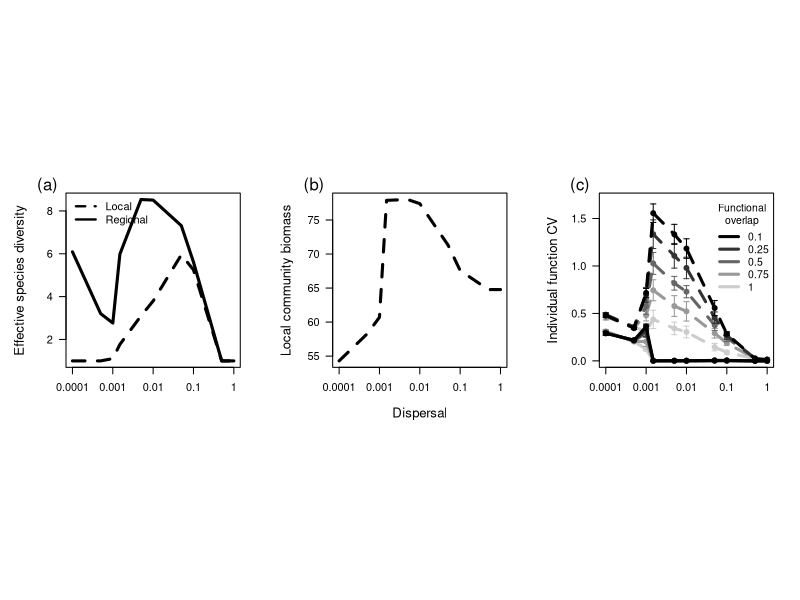
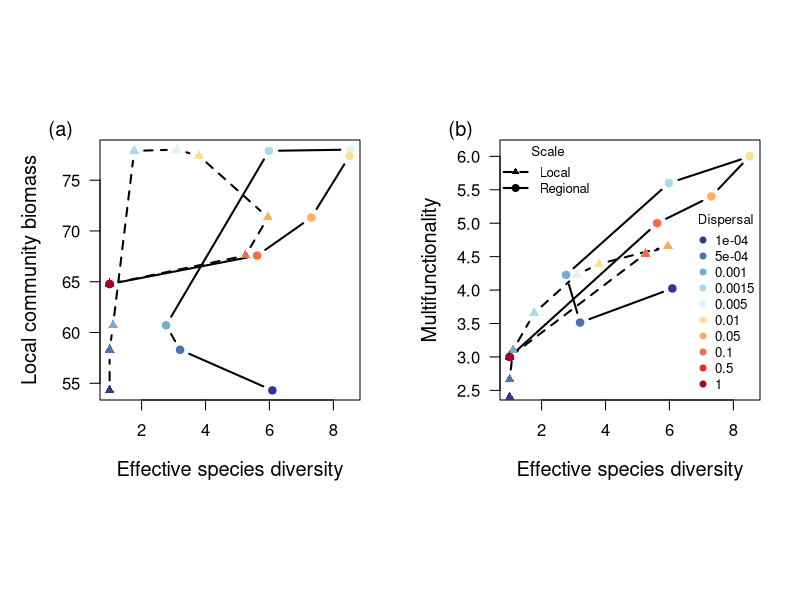
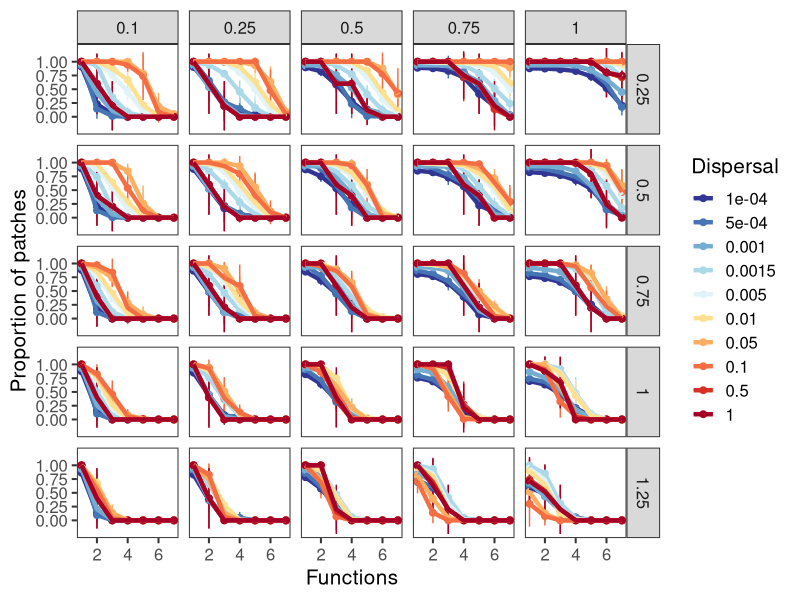
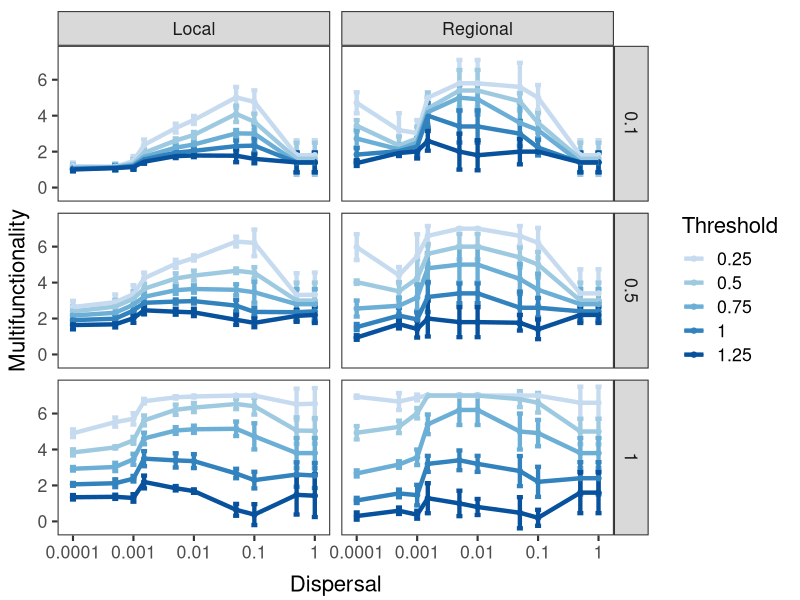
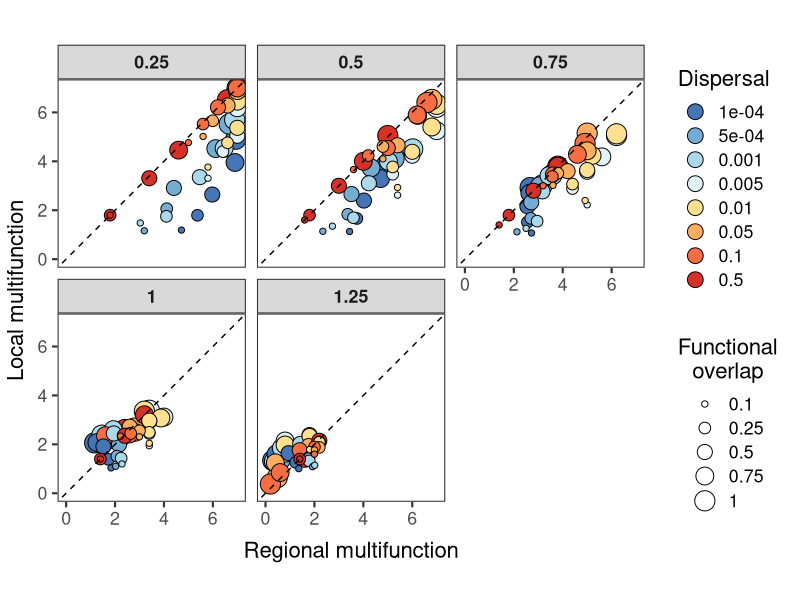
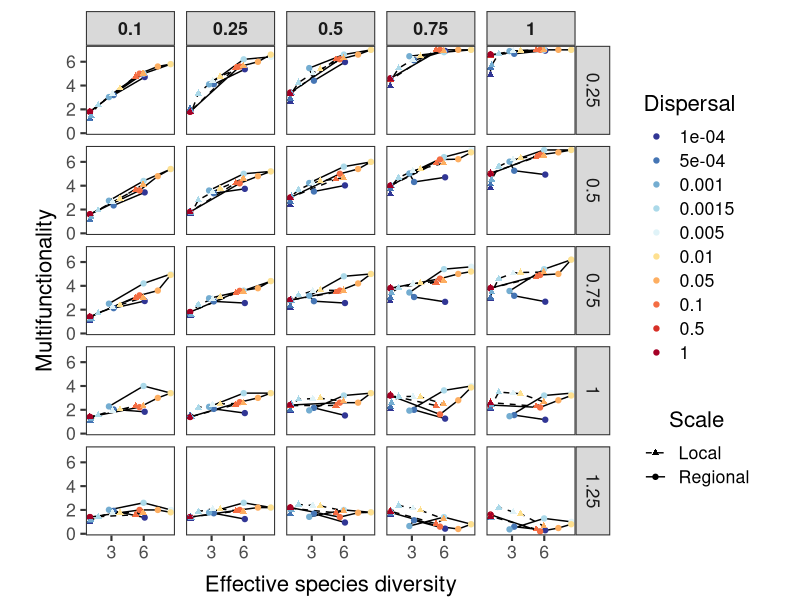

Source code (R) for these figures, in order:
#required packages####
require(ggplot2)
require(RColorBrewer)
require(plotrix)
require(plyr)
require(dplyr)
require(vegan)

#function for calculating abundance of species in the model#####
SIH<-function(species=9,dispersal=0.01, patches=30){
  N<- matrix(10,ncol=species,nrow=patches) # Community x Species abundance matrix
  R<-rep(10*(species/10),patches) #Initial resources in each community
  
  rInput<-150 #resource input
  rLoss<-10 #resource loss 
  eff<-0.2 #conversion efficiency
  mort<-0.2 #mortality
  Ext<- 0.1 #extinction Threshold
  
  ePeriod<-40000 #period of env sinusoidal fluctuations
  eAMP<-1 #amplitude of envrionment sinusoidal fluctuations
  
  Tmax<-140000 #number of time steps in Sim
  DT<- 0.08 # % size of discrete "time steps"

  eOptimum<-1-seq(0,eAMP, by=eAMP/(species-1)) #species environmental optima
  
  #dispersal conditions#
  dispersal_matrix<-matrix(1/(patches-1),patches,patches)
  diag(dispersal_matrix)<-0
  
  calc.immigration <- function(N,a,dispersal_matrix) dispersal_matrix%*%N*rep(a,each=patches)
  
  disp<-rep(dispersal,species)
  dispM<-matrix(rep(disp,each=patches),patches,species)
  
  Prod<-matrix(NA,species*patches,40000)
  Abund<-Prod
  
  for(TS in 1:Tmax){
    Immigrants<-calc.immigration(N,disp,dispersal_matrix) # calculates inmmigration
    envt.v<-0.5*eAMP*(sin((2*pi/ePeriod)*TS+1+(1:patches)*2*pi/patches)+1) #calculates current environment
    consume <- 0.1*(1.5-abs(sapply(eOptimum,'-',envt.v))) #calculates current comsumption
    Nt <- N*(1+DT*(eff*R*consume - dispM - mort)) + DT*Immigrants #abundance step
    Rt <- DT*rInput+R*(1-DT*(rLoss + rowSums(consume*N))) #resource step    
    N <- Nt * (Nt>Ext) # set to 0 if below extinction threshold
    R <- Rt
    
    if(TS>=100000){ #samples data after time step 100 000
      Prod[,(TS-100000)] <- c(t(eff*consume*R*N)) #Productivity
      Abund[,(TS-100000)] <- c(t(N)) #Abundance
    }
  } 
  
  Prod<-array(t(Prod),dim=c(40000,species,patches))
  Prod<-Prod[seq(1,40000,100),,]
  Abund<-array(t(Abund),dim=c(40000,species,patches))
  Abund<-Abund[seq(1,40000,100),,]
  return(list(Prod=Prod, Abund=Abund))
}

#function for generating functional traits####
trait_distribute<-function(species,functions, Prop.Cont){
  repeat{
    MTraits<-t(matrix(runif(species*functions),species,functions))
    MTraits[rbinom(species*functions, 1, Prop.Cont)==0]<-0 
    MTraits<-decostand(MTraits,"total",2)
    if(sum(colSums(MTraits))==species){break}
  }
  return(MTraits)
}

#functions for calculating multifunctionality at various thresholds####
FuncMaxfun<-function(adf,thresh=0.7,Local.max=NA,Reg.max=NA){
  l.max<-Local.max*thresh
  r.max<-Reg.max*thresh
  LfuncMaxed<-mean(rowMeans(apply(adf>=l.max,3,rowSums)))
  RfuncMaxed<-mean(rowSums(apply(adf,2,rowSums)>=r.max))
  ret <- data.frame(LfuncMaxed,RfuncMaxed)
  names(ret) <- c("LfuncMaxed","RfuncMaxed")
  ret$nFunc <- dim(adf)[2]
  ret
}

FuncMaxfuns<-function(adf,Local.max=NA,Reg.max=NA, threshmin=0.1,threshmax=2,threshstep=0.1){
  ret <- ddply(data.frame(thresholds = seq(threshmin, threshmax, threshstep)), .variables = .(thresholds), function(x) {
    FuncMaxfun(adf, thresh = x[1, 1],Local.max=Local.max,Reg.max=Reg.max)
  })
  ret
}

FuncMaxSDfun<-function(adf,thresh=0.7,Local.max=NA,Reg.max=NA){
  l.max<-Local.max*thresh
  r.max<-Reg.max*thresh
  LfuncMaxedCV<-mean(apply(apply(adf>=l.max,3,rowSums),2,sd))#/mean(rowMeans(apply(adf>=l.max,3,rowSums)))
  RfuncMaxedCV<-sd(rowSums(apply(adf,2,rowSums)>=r.max))#/mean(rowSums(apply(adf,2,rowSums)>=r.max))
  ret <- data.frame(LfuncMaxedCV,RfuncMaxedCV)
  names(ret) <- c("LfuncMaxedCV","RfuncMaxedCV")
  ret$nFunc <- dim(adf)[2]
  ret
}

FuncMaxSDfuns<-function(adf,Local.max=NA,Reg.max=NA, threshmin=0.1,threshmax=2,threshstep=0.1){
  ret <- ddply(data.frame(thresholds = seq(threshmin, threshmax, threshstep)), .variables = .(thresholds), function(x) {
    FuncMaxSDfun(adf, thresh = x[1, 1],Local.max=Local.max,Reg.max=Reg.max)
  })
  ret
}

####

#Metacommunity multifunctionality simulation####
runs<-5 #number of replicates
species<-9 #number of species
patches<-30 #number of patches
functions<-7 #number of functions
Prop.Cont<-c(0.1,0.25,0.5,0.75,1) #proportion of species that contribute to each species on average
DispV<-c(0.0001,0.0005,0.001,0.0015,0.005,0.01,0.05,0.1,0.5,1) #dispersal rates

#calculate abundances
SIH_data<-sapply(DispV,SIH,species=species,patches=patches)

#calculate maximum level of function that can be simultaneously produced for all species
Equal_Traits<-matrix(1/functions,functions,species)
Equal.max<-matrix(NA,length(DispV),functions)
Reg.max<-NA
for(i in 1:length(DispV)){
  LFunc_rate1<-apply(SIH_data[["Abund",i]],1,function(M){Equal_Traits%*%M})
  LFunc_rate<-array(t(LFunc_rate1),dim=c(nrow(SIH_data[["Abund",1]]),functions,patches))
  Equal.max[i,]<-apply(LFunc_rate,2,mean)
  Reg.max[i]<-mean(apply(LFunc_rate,2,rowSums))
}
Local.max<-max(Equal.max)
Reg.max<-max(Reg.max)

#generate thresholds for production
threshmin<-0.25
threshmax<-1.25
threshstep<-0.25
threshseq<-seq(threshmin,threshmax,by=threshstep)


#data storage
FuncMaxed.DF<-data.frame(run=rep(1:runs,each=(length(Prop.Cont)*length(DispV)*length(threshseq))),prop.cont=rep(Prop.Cont,each=(length(DispV)*length(threshseq))),dispersal=rep(DispV,each=length(threshseq)),thresholds=threshseq,LfuncMaxed=NA,RfuncMaxed=NA,nFunc=NA)
FuncMaxedSD.DF<-FuncMaxed.DF
Prop.patch.df<-data.frame(Proportion_patches=NA,Threshold=threshseq,Functions=rep(1:functions,each=length(threshseq)),Rep=rep(1:runs,each=functions*length(threshseq)),prop.cont=rep(Prop.Cont,each=runs*functions*length(threshseq)),Dispersal=rep(DispV,each=runs*length(Prop.Cont)*functions*length(threshseq)))
CV1<-data.frame(run=rep(1:runs,each=(length(DispV)*length(Prop.Cont))),prop.cont=rep(Prop.Cont, each=length(DispV)),dispersal=DispV,Local=NA,Regional=NA)

#simulate multifunctionality for number of reps
pb <- txtProgressBar(min = 0, max = runs, style = 3) #progress bar
for(r in 1:runs){
  for(p in 1:length(Prop.Cont)){
    MTraits<-trait_distribute(species=species,functions=functions,Prop.Cont=Prop.Cont[p]) #generate functional traits
    rownames(MTraits)<-1:functions 
    colnames(MTraits)<-1:species
    for(i in 1:length(DispV)){
      LFunc_rate1<-apply(SIH_data[["Abund",i]],1,function(M){MTraits%*%M}) #calculate function production based on abundances
      LFunc_rate<-array(t(LFunc_rate1),dim=c(nrow(SIH_data[["Abund",1]]),functions,30)) #reformat function into an array
      
      Prop.patch.df$Proportion_patches[Prop.patch.df$Rep == r & Prop.patch.df$prop.cont==Prop.Cont[p] & Prop.patch.df$Dispersal==DispV[i]]<-sapply(1:functions,function(x){sapply(threshseq,function(y){mean(colMeans(apply(LFunc_rate>Local.max*y,3,rowSums)>=x))})}) #calculate the proportion of patches that produce each level of multifunction
      #calculate the temporal variability of each individual function
      CV1$Local[CV1$run==r &  CV1$dispersal == DispV[i] & CV1$prop.cont == Prop.Cont[p]]<-mean(apply(LFunc_rate,3,function(x){apply(x,2,sd,na.rm=T)/apply(x,2,mean,na.rm=T)}),na.rm=T) 
      CV1$Regional[CV1$run==r &  CV1$dispersal == DispV[i] & CV1$prop.cont == Prop.Cont[p]]<-mean(apply(apply(LFunc_rate,2,rowSums),2,function(x){sd(x,na.rm=T)/mean(x,na.rm=T)}),na.rm=T)     
      
      #calculate multifunctionality
      FuncMaxed.DF[FuncMaxed.DF$run==r & FuncMaxed.DF$prop.cont==Prop.Cont[p]& FuncMaxed.DF$dispersal == DispV[i],-(1:3)]<-FuncMaxfuns(LFunc_rate,Local.max=Local.max,Reg.max=Reg.max,threshmin = threshmin,threshmax = threshmax,threshstep = threshstep)
    }
  }
  Sys.sleep(0.1)
  setTxtProgressBar(pb, r) #progress bar
}

#Data processing#####
#calculate means and SD of multifunction
Reg_Multifunc_means<-aggregate(FuncMaxed.DF$RfuncMaxed,by=list(Prop.Cont=FuncMaxed.DF$prop.cont,Threshold=FuncMaxed.DF$threshold,Dispersal=FuncMaxed.DF$dispersal),mean)
Reg_Multifunc_means$sd<-aggregate(FuncMaxed.DF$RfuncMaxed,by=list(Prop.Cont=FuncMaxed.DF$prop.cont,Threshold=FuncMaxed.DF$threshold,Dispersal=FuncMaxed.DF$dispersal),sd)$x
Local_Multifunc_means<-aggregate(FuncMaxed.DF$LfuncMaxed,by=list(Prop.Cont=FuncMaxed.DF$prop.cont,Threshold=FuncMaxed.DF$threshold,Dispersal=FuncMaxed.DF$dispersal),mean)
Local_Multifunc_means$sd<-aggregate(FuncMaxed.DF$LfuncMaxed,by=list(Prop.Cont=FuncMaxed.DF$prop.cont,Threshold=FuncMaxed.DF$threshold,Dispersal=FuncMaxed.DF$dispersal),sd)$x

Thresh.df_All<-rbind(Reg_Multifunc_means,Local_Multifunc_means)
Thresh.df_All$Scale<-c(rep("Regional",nrow(Reg_Multifunc_means)),rep("Local",nrow(Reg_Multifunc_means)))
Thresh.df_All<-Thresh.df_All[order(Thresh.df_All$Prop.Cont,decreasing=T),]
Thresh.df_All$Threshold<-as.factor(Thresh.df_All$Threshold)

Thresh.df_sub<-Thresh.df_All[Thresh.df_All$Prop.Cont==0.1|Thresh.df_All$Prop.Cont==0.5|Thresh.df_All$Prop.Cont==1,]

#calculate means and SD of temporal variability of individual functions
CV1.df<-aggregate(CV1$Local,by = list(Dispersal=CV1$dispersal,Prop.Cont=CV1$prop.cont),mean, na.rm=T)
names(CV1.df)<-c("Dispersal","Prop.Cont","local")
CV1.df$local.sd<-aggregate(CV1$Local,by = list(Dispersal=CV1$dispersal,Prop.Cont=CV1$prop.cont),sd, na.rm=T)$x
CV1.df$regional<-aggregate(CV1$Regional,by = list(Dispersal=CV1$dispersal,Prop.Cont=CV1$prop.cont),mean, na.rm=T)$x
CV1.df$regional.sd<-aggregate(CV1$Regional,by = list(Dispersal=CV1$dispersal,Prop.Cont=CV1$prop.cont),sd, na.rm=T)$x


#calculate species diversity and biomass
L.Div<-R.Div<-RFun1<-R.SR<-L.SR<-NA
for(i in 1:length(DispV)){
  L.SR[i]<-mean(apply(SIH_data[["Abund",i]]>0,3,rowSums))
  L.Div[i]<-mean(exp(apply(SIH_data[["Abund",i]],3,diversity)))
  R.SR[i]<-sum(rowSums(SIH_data[["Abund",i]][80,,]>0)>0)
  R.Div[i]<-mean(exp(diversity(apply(SIH_data[["Abund",i]],1,rowSums),MARGIN = 2)))
  RFun1[i]<-mean(apply(SIH_data[["Abund",i]],3,rowSums))/functions
}

#Figures####
cex.labV<-1.2
#Figure 1####
par(mfrow=c(1,3), mar=c(5,5,2,2),las = 1, pty='s')
plot(R.Div~DispV, log='x', type='l', lwd=3,col="1" ,lty=1, ylab="Effective species diversity", xlab="",cex.lab=cex.labV,xaxt='n')
lines(L.Div~DispV, lwd=3,lty=2)
#axis(1,at=c(seq(0.0002,0.0009,0.0001),seq(0.002,0.009,0.001),seq(0.02,0.09,0.01),seq(0.2,0.9,0.1)),tcl=-0.3,labels=F)
axis(1,at=c(0.0001,0.001,0.01,0.1,1),labels=c("0.0001","0.001","0.01","0.1","1"))
#lines(R.Div~DispV, lwd=3, lty=1, col=8)
#lines(L.Div~DispV, lwd=3, lty=2, col=8)
legend("topleft",c("Local", "Regional"), lty=c(2,1), col=c(1,1,1,8),lwd=2.25, bty='n')
mtext("(a)", adj=-0.19)

plot(RFun1*functions ~ DispV, type='l', log='x', lwd=3,lty=2, col=1, ylab="Local community biomass", xlab="Dispersal",cex.lab=cex.labV,xaxt='n')
mtext("(b)", adj=-0.19)
#axis(1,at=c(seq(0.0002,0.0009,0.0001),seq(0.002,0.009,0.001),seq(0.02,0.09,0.01),seq(0.2,0.9,0.1)),tcl=-0.3,labels=F)
axis(1,at=c(0.0001,0.001,0.01,0.1,1),labels=c("0.0001","0.001","0.01","0.1","1"))


plot(CV1.df$local[CV1.df$Prop.Cont==0.1] ~ DispV, type='n', ylim=c(0,1.7), log='x', ylab="Individual function CV", xlab="", cex.lab=cex.labV,xaxt='n')
for(i in length(Prop.Cont):1){
  hold<-CV1.df[CV1.df$Prop.Cont==Prop.Cont[i],]
  plotCI(DispV,hold$local,uiw=hold$local.sd, log='x', pch=19, add=T, col=grey(seq(0,.8, by=0.8/(length(Prop.Cont)-1))[i]))
  lines(DispV,hold$local, lwd=3, lty=2,col=grey(seq(0,.8, by=0.8/(length(Prop.Cont)-1))[i]))
  plotCI(DispV,hold$regional,uiw=hold$regional.sd, log='x', pch=19,add=T,col=grey(seq(0,.8, by=0.8/(length(Prop.Cont)-1))[i]))
  lines(DispV,hold$regional, lwd=3,col=grey(seq(0,.8, by=0.8/(length(Prop.Cont)-1))[i]))
}
#axis(1,at=c(seq(0.0002,0.0009,0.0001),seq(0.002,0.009,0.001),seq(0.02,0.09,0.01),seq(0.2,0.9,0.1)),tcl=-0.3,labels=F)
axis(1,at=c(0.0001,0.001,0.01,0.1,1),labels=c("0.0001","0.001","0.01","0.1","1"))
mtext("(c)", adj=-0.19)
legend("topright",legend=Prop.Cont,col=grey(seq(0,.8, by=0.8/(length(Prop.Cont)-1))) ,lwd=3, bty='n', title="Functional\noverlap", inset=c(0,0.06),cex=0.95)

#Figure 2####
par(mfrow=c(1,2),las=1, pty='s',mar=c(5,5,2,2))
plot((RFun1*functions)~R.Div, type='b', pch="", xlab="Effective species diversity", ylab="Local community biomass", lwd=2,cex.lab=cex.labV)
points(RFun1*functions~R.Div,col=rev(brewer.pal(length(DispV),name = "RdYlBu")),pch=19)
points(RFun1*functions~L.Div, pch="", col=1, lwd=2, lty=2, type='b')
points(RFun1*functions~L.Div,col=rev(brewer.pal(length(DispV),name = "RdYlBu")),pch=17)
mtext("(a)",adj=-0.22, cex=1.2)

plot(Reg_Multifunc_means$x[Reg_Multifunc_means$Prop.Cont==0.5 & Reg_Multifunc_means$Threshold==0.5]~R.Div, type='b', pch="", xlab="Effective species diversity", ylab="Multifunctionality", lwd=2,cex.lab=cex.labV, ylim=c(2.5,6.1))
points(Reg_Multifunc_means$x[Reg_Multifunc_means$Prop.Cont==0.5 & Reg_Multifunc_means$Threshold==0.5]~R.Div,col=rev(brewer.pal(length(DispV),name = "RdYlBu")),pch=19)
points(Local_Multifunc_means$x[Local_Multifunc_means$Prop.Cont==0.5 & Local_Multifunc_means$Threshold==0.5]~L.Div, pch="", col=1, lwd=2, lty=2, type='b')
points(Local_Multifunc_means$x[Local_Multifunc_means$Prop.Cont==0.5 & Local_Multifunc_means$Threshold==0.5]~L.Div,col=rev(brewer.pal(length(DispV),name = "RdYlBu")),pch=17)
legend("topleft",legend=c("Local", "Regional"), lwd=2, pch=c(17,19), lty=c(2,1), bty='n', title="Scale",cex=0.8)
legend("bottomright", legend=DispV,col=rev(brewer.pal(length(DispV),name = "RdYlBu")), pch=19, bty='n', title= "Dispersal", cex=0.8)
mtext("(b)",adj=-0.22, cex=1.2)

#Figure 3####
ggplot(summarize(group_by(Prop.patch.df,prop.cont,Dispersal,Functions,Threshold),Mean=mean(Proportion_patches),SD=sd(Proportion_patches)),aes(x=Functions,y=Mean,group=as.factor(Dispersal),color=as.factor(Dispersal)))+
  geom_errorbar(aes(ymin=Mean-SD,ymax=Mean+SD),width=0)+
  scale_color_manual(values = rev(brewer.pal(10,"RdYlBu")),name="Dispersal")+
  geom_point(size=2)+
  geom_line(size=1.5)+
  ylab("Proportion of patches")+
  facet_grid(Threshold~prop.cont)+
  theme_bw(base_size = 15)+
  theme(panel.grid.major = element_blank(), panel.grid.minor = element_blank())+
  scale_y_continuous(breaks=seq(0,1,by=0.25))

#Figure 4####
ggplot(data=Thresh.df_sub,aes(y=x,x = Dispersal,group=Threshold, color=Threshold))+
  geom_errorbar(aes(ymax=x+sd,ymin=x-sd, size=1.5),width=0.1)+
  geom_point()+
  geom_line(size=1.5)+
  scale_size(range=c(0.2, 2), guide=FALSE)+
  facet_grid(Prop.Cont~Scale)+
  scale_color_manual(values = brewer.pal(n = length(threshseq)+1,name = "Blues")[-1])+
  scale_x_log10(breaks=c(0.0001,0.001,0.01,0.1,1),labels=c("0.0001","0.001","0.01","0.1","1"))+
  #scale_y_continuous(limits=c(0,7))+
  ylab("Multifunctionality") +
  xlab("Dispersal")+
  theme_bw(base_size = 16)+
  theme(panel.grid.major = element_blank(), panel.grid.minor = element_blank())+
  theme(axis.title.x=element_text(vjust=-0.5),axis.title.y=element_text(vjust=1.5))

#Supplementary figures
Thresh.df_Both<-Reg_Multifunc_means
Thresh.df_Both$Local<-Local_Multifunc_means$x
Thresh.df_Both$Local_SD<-Local_Multifunc_means$SD
Thresh.df_Both$Prop.Cont<-as.factor(Thresh.df_Both$Prop.Cont)
Thresh.df_Both$Dispersal<-as.factor(Thresh.df_Both$Dispersal)
Thresh.df_Both<-Thresh.df_Both[Thresh.df_Both$Dispersal!=0.0015 & Thresh.df_Both$Dispersal!=1,]

Thresh.df_Both<-Thresh.df_Both[order(Thresh.df_Both$Prop.Cont,decreasing=T),]
Thresh.df_Both<-Thresh.df_Both[Thresh.df_Both$Dispersal!=0,]

ColV<-rev(brewer.pal(8,name = "RdYlBu"))

ggplot(data=Thresh.df_Both,aes(y=Local,x = x, fill=Dispersal))+
  geom_point(aes(size=Prop.Cont),pch=21)+
  facet_wrap(~Threshold,nrow = 2)+
  scale_fill_manual(values = ColV[])+
  scale_size_discrete(range = c(1.8,6.5),name="Functional\noverlap")+
  xlab("Regional multifunction") +
  ylab("Local multifunction")+
  theme_bw(base_size = 16)+
  theme(panel.grid.major = element_blank(), panel.grid.minor = element_blank(),axis.title.x=element_text(vjust=-0.5),axis.title.y=element_text(vjust=1.8),legend.title.align=0.5, strip.text.x=element_text(face="bold"))+
  #theme(panel.background = element_rect(fill = 'grey60'))+
  geom_abline(intercept=0,slope=1,linetype=2,color="black")+
  guides(fill=guide_legend(override.aes = list(size=5)))+
  theme(legend.key = element_blank())+
  ylim(0,7)+
  xlim(0,7)+
  coord_fixed(ratio=1)

Thresh.df_All$Div<-rep(L.Div,each=length(threshseq))
Thresh.df_All$Div[Thresh.df_All$Scale=="Regional"]<-rep(rep(R.Div,each=length(threshseq)),length(Prop.Cont))

ggplot(data=Thresh.df_All,aes(x=Div,y=x, group=Scale))+
  coord_fixed()+
  geom_path(aes(linetype=Scale))+
  scale_linetype_manual(values=c(2,1))+
  geom_point(aes(shape=Scale,color=as.factor(Dispersal)))+
  scale_color_manual(values = rev(brewer.pal(10,"RdYlBu")),name="Dispersal")+
  scale_shape_manual(values=c(17,19))+
  facet_grid(Threshold~Prop.Cont)+
  #scale_fill_manual(values = c("#377eb8","#e41a1c"))+
  xlab("Effective species diversity") +
  ylab("Multifunctionality")+
  theme_bw(base_size = 16)+
  theme(panel.grid.major = element_blank(), panel.grid.minor = element_blank(),axis.title.x=element_text(vjust=-0.5),axis.title.y=element_text(vjust=1.8),legend.title.align=0.5, strip.text.x=element_text(face="bold"))+
  #theme(panel.background = element_rect(fill = 'grey60'))+
  theme(legend.key = element_blank())+
  scale_x_continuous(breaks=c(0,3,6,9))+
  coord_cartesian()+
  theme(aspect.ratio=1)

